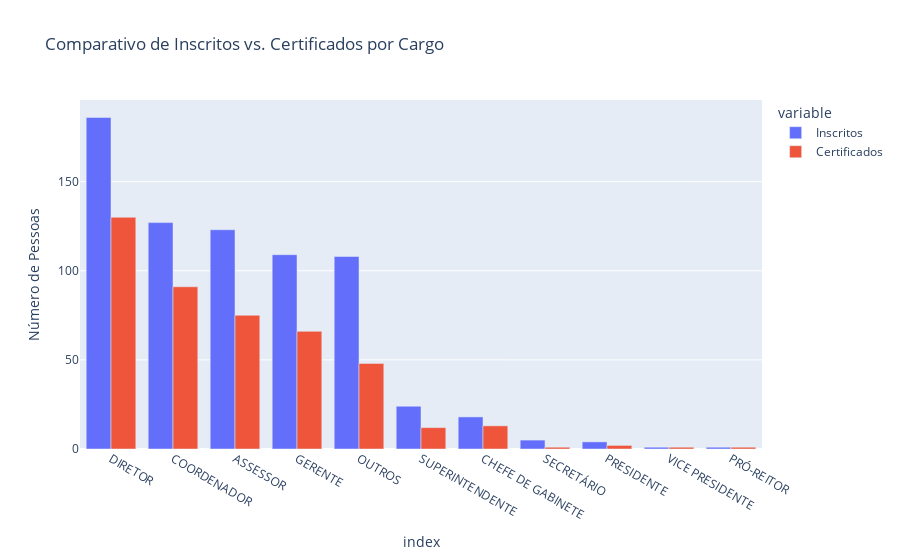
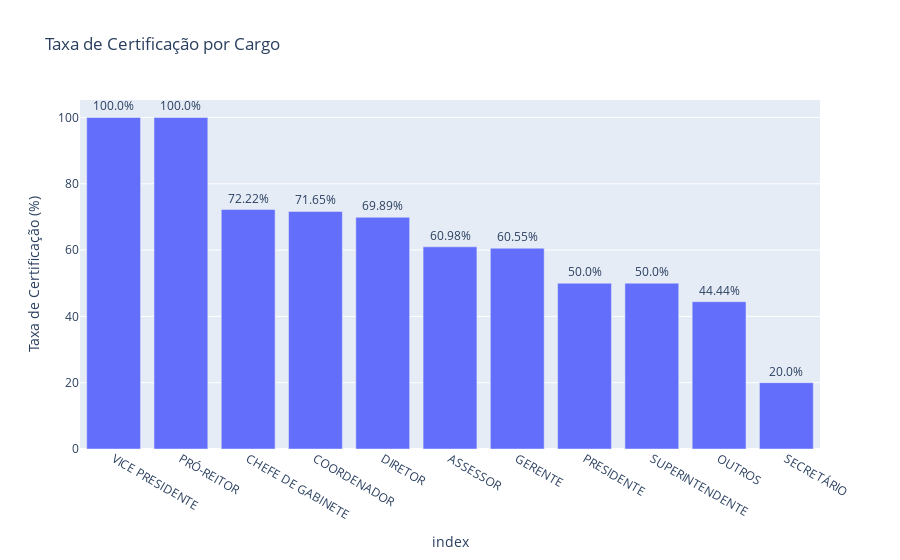

The notebook cell these images were saved under, in order:
### Code cell
# Passo 8: Criar os gráficos comparativos

# (Relembrando que o df_comparativo já foi criado e calculado no passo anterior)

# --- Gráfico 1: Comparativo de Inscritos vs. Certificados ---

# Ordenando pela quantidade de inscritos para uma visualização limpa
df_ordenado_inscritos = df_comparativo.sort_values(by='Inscritos', ascending=False)

fig1 = px.bar(
    df_ordenado_inscritos,
    x=df_ordenado_inscritos.index,
    y=['Inscritos', 'Certificados'],
    title='Comparativo de Inscritos vs. Certificados por Cargo',
    labels={'x': 'Cargo', 'value': 'Número de Pessoas'},
    barmode='group'  # Essencial para agrupar as barras lado a lado
)

print("Exibindo Gráfico 1: Comparativo lado a lado...")
fig1.show()


# --- Gráfico 2: Taxa de Certificação por Cargo ---

# Ordenando pela taxa de certificação para destacar os melhores e piores
df_ordenado_taxa = df_comparativo.sort_values(by='Taxa de Certificação (%)', ascending=False)

fig2 = px.bar(
    df_ordenado_taxa,
    x=df_ordenado_taxa.index,
    y='Taxa de Certificação (%)',
    title='Taxa de Certificação por Cargo',
    labels={'x': 'Cargo', 'Taxa de Certificação (%)': 'Taxa de Certificação (%)'},
    text=df_ordenado_taxa['Taxa de Certificação (%)'].apply(lambda x: f'{x}%') # Formata o texto da barra
)

fig2.update_traces(textposition='outside')
print("\nExibindo Gráfico 2: Ranking da Taxa de Certificação...")
fig2.show()

### Figure 1 — Plotly figure (JSON) as saved in the notebook; plotly's stock layout.template omitted (floating-point values rounded to 4 significant figures)
{"data": [{"alignmentgroup": "True", "hovertemplate": "variable=Inscritos<br>index=%{x}<br>Número de Pessoas=%{y}<extra></extra>", "legendgroup": "Inscritos", "marker": {"color": "#636efa", "pattern": {"shape": ""}}, "name": "Inscritos", "offsetgroup": "Inscritos", "orientation": "v", "showlegend": true, "textposition": "auto", "type": "bar", "x": ["DIRETOR", "COORDENADOR", "ASSESSOR", "GERENTE", "OUTROS", "SUPERINTENDENTE", "CHEFE DE GABINETE", "SECRETÁRIO", "PRESIDENTE", "VICE PRESIDENTE", "PRÓ-REITOR"], "xaxis": "x", "y": [186, 127, 123, 109, 108, 24, 18, 5, 4, 1, 1], "yaxis": "y"}, {"alignmentgroup": "True", "hovertemplate": "variable=Certificados<br>index=%{x}<br>Número de Pessoas=%{y}<extra></extra>", "legendgroup": "Certificados", "marker": {"color": "#EF553B", "pattern": {"shape": ""}}, "name": "Certificados", "offsetgroup": "Certificados", "orientation": "v", "showlegend": true, "textposition": "auto", "type": "bar", "x": ["DIRETOR", "COORDENADOR", "ASSESSOR", "GERENTE", "OUTROS", "SUPERINTENDENTE", "CHEFE DE GABINETE", "SECRETÁRIO", "PRESIDENTE", "VICE PRESIDENTE", "PRÓ-REITOR"], "xaxis": "x", "y": [130, 91, 75, 66, 48, 12, 13, 1, 2, 1, 1], "yaxis": "y"}], "layout": {"barmode": "group", "legend": {"title": {"text": "variable"}, "tracegroupgap": 0}, "title": {"text": "Comparativo de Inscritos vs. Certificados por Cargo"}, "xaxis": {"anchor": "y", "domain": [0, 1], "title": {"text": "index"}}, "yaxis": {"anchor": "x", "domain": [0, 1], "title": {"text": "Número de Pessoas"}}}}

### Figure 2 — Plotly figure (JSON) as saved in the notebook; plotly's stock layout.template omitted (floating-point values rounded to 4 significant figures)
{"data": [{"alignmentgroup": "True", "hovertemplate": "index=%{x}<br>Taxa de Certificação (%)=%{y}<br>text=%{text}<extra></extra>", "legendgroup": "", "marker": {"color": "#636efa", "pattern": {"shape": ""}}, "name": "", "offsetgroup": "", "orientation": "v", "showlegend": false, "text": ["100.0%", "100.0%", "72.22%", "71.65%", "69.89%", "60.98%", "60.55%", "50.0%", "50.0%", "44.44%", "20.0%"], "textposition": "outside", "type": "bar", "x": ["VICE PRESIDENTE", "PRÓ-REITOR", "CHEFE DE GABINETE", "COORDENADOR", "DIRETOR", "ASSESSOR", "GERENTE", "PRESIDENTE", "SUPERINTENDENTE", "OUTROS", "SECRETÁRIO"], "xaxis": "x", "y": [100, 100, 72.22, 71.65, 69.89, 60.98, 60.55, 50, 50, 44.44, 20], "yaxis": "y"}], "layout": {"barmode": "relative", "legend": {"tracegroupgap": 0}, "title": {"text": "Taxa de Certificação por Cargo"}, "xaxis": {"anchor": "y", "domain": [0, 1], "title": {"text": "index"}}, "yaxis": {"anchor": "x", "domain": [0, 1], "title": {"text": "Taxa de Certificação (%)"}}}}
